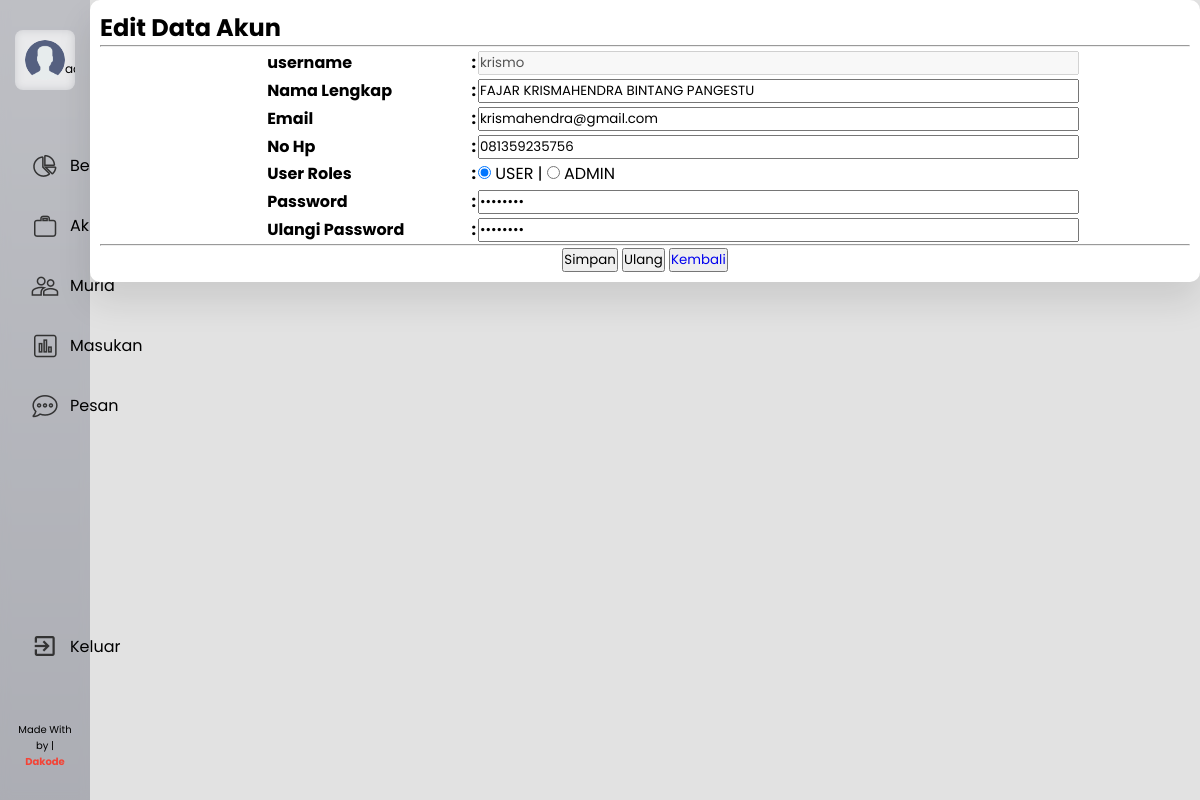
Screenshot of /admin/e-account.php?id=1 (signed in) with the database file from the repository.
### tables this page shows
CREATE TABLE `users` (
  `id` int(11) NOT NULL,
  `username` varchar(15) NOT NULL,
  `nama` varchar(60) DEFAULT NULL,
  `email` varchar(50) NOT NULL,
  `nohp` varchar(15) NOT NULL,
  `user_roles` varchar(5) NOT NULL DEFAULT 'user',
  `password` varchar(255) NOT NULL,
  `students_id` int(11) DEFAULT NULL,
  `created_at` timestamp NOT NULL DEFAULT current_timestamp(),
  `updated_at` datetime DEFAULT current_timestamp() ON UPDATE current_timestamp()
);

### admin/e-account.php (the view, shortened to what this page needs)
<?php
	if (isset($_SESSION['id']) && isset($_SESSION['nama']) && isset($_SESSION['email']) && isset($_SESSION['username'])) {
?>
<!DOCTYPE html>
<html>
<head>
	<link rel="stylesheet" href="../css/cms-style.css">
</head>
<body>
	<section class="header-sec">
		<div class="header" id="header">
			<div class="side-nav">
				<div class="user">
					<img src="../images/user-default.png" class="user-img">
				</div>
				<ul>
					<li><img src="../images/dashboard.png"><a href="cms-index.php">Beranda</a></li>
					<li><img src="../images/projects.png"><a href="i-account.php?page-nr=1">Akun</a></li>
					<li><img src="../images/members.png"><a href="i-student.php?page-nr=1">Murid</a></li>
					<li><img src="../images/reports.png"><a href="i-comment.php?page-nr=1">Masukan</a></li>
					<li><img src="../images/messages.png"><a href="i-message.php?page-nr=1">Pesan</a></li>
				</ul>
				<ul class="logout">
					<li><img src="../images/logout.png"><a href="../Models/logout.php">Keluar</a></li>
				</ul>
			</div>
		</div>
	</section>
	<section class="forms">
		<h2>Edit Data Akun</h2>
		<hr>
		<?php
            include('../Models/connect_db.php');
            $id = $_GET['id'];
            $sql = "SELECT users.*,students.namalengkap FROM students JOIN users ON students.id = users.students_id WHERE users.id = '$id'";
            $query = mysqli_query($conn, $sql);
			if ($query->num_rows > 0) {
			    $row = mysqli_fetch_assoc($query);
			}
			function active_radio_btn($value, $input){
                $result = $value == $input ? 'checked':'';
                return ($result);
            }
        ?>
		<div align="center">
			<form name="form-new" action="u-account.php" method="POST">
				<table align="" width="80%">
					<tr>
						<td width="7%"></td>
                    	<td width="25%"><b>username</b></td>
                    	<td><b>:</b></td>
						<td><input type="text" name="username" size="50" autocomplete="off" required maxlength="15" minlength="" value="<?php echo $row['username']; ?>" disabled></td>
					</tr>
					<tr>
						<td width="7%"></td>
                    	<td width="25%"><b>Nama Lengkap</b></td>
                    	<td><b>:</b></td>
						<td><input type="text" name="nama" size="50" autocomplete="off" required maxlength="60" minlength="" value="<?php echo $row['nama']; ?>"></td>
					</tr>
					<tr>
						<td width="7%"></td>
                    	<td width="25%"><b>Email</b></td>
                    	<td><b>:</b></td>
						<td><input type="email" name="email" size="50" autocomplete="off" required maxlength="30" minlength="" value="<?php echo $row['email']; ?>"></td>
					</tr>
					<tr>
						<td width="7%"></td>
                    	<td width="25%"><b>No Hp</b></td>
                    	<td><b>:</b></td>
						<td><input type="tel" name="nohp" size="50" autocomplete="off" required maxlength="15" minlength="" value="<?php echo $row['nohp']; ?>"></td>
					</tr>
					<tr>
						<td width="7%"></td>
                    	<td width="25%"><b>User Roles</b></td>
                    	<td><b>:</b></td>
						<td>
                            <input type="radio" name="user_roles" value="user" <?php echo active_radio_btn("user", $row['user_roles']);?>> USER |
                            <input type="radio" name="user_roles" value="admin" <?php echo active_radio_btn("admin", $row['user_roles']);?>> ADMIN
                        </td>
					</tr>
					<tr>
						<td width="7%"></td>
                    	<td width="25%"><b>Password</b></td>
                    	<td><b>:</b></td>
						<td><input type="password" name="password" size="50" autocomplete="off" required maxlength="25" minlength="" value="<?php echo $row['password']; ?>"></td>
					</tr>
					<tr>
						<td width="7%"></td>
                    	<td width="25%"><b>Ulangi Password</b></td>
                    	<td><b>:</b></td>
						<td><input type="password" name="password" size="50" autocomplete="off" required maxlength="25" minlength="" value="<?php echo $row['password']; ?>"></td>
					</tr>
				</table>
				<hr>
				<input type="submit" value="Simpan">
				<input type="reset" value="Ulang">
				<button><a id="button-links" href="i-account.php?page-nr=1">Kembali</a></button>
			</form>
		</div>
	</section>
</body>
</html>
<?php } else{
	echo "<script type='text/javascript'>alert('Please check again!');</script>";
}?>

### css/cms-style.css (style rules this page uses)
* { margin: 0; padding: 0; box-sizing: border-box; font-family: 'Poppins', sans-serif; }
body { display: flex; flex-direction: row; background: rgb(226, 226, 226); }
.header { width: 90px; height: 100vh; background-image: linear-gradient(rgba(4, 9, 30, 0.6), rgba(4, 9, 30, 0.8)),url(../images/banner.png); background-position: center; background-size: cover; transition: width 0.7s; }
.side-nav { width: 90px; height: 100%; position: fixed; top: 0; left: 0; padding: 30px 15px; background: rgba(255, 255, 255, 0.6); backdrop-filter: blur(5px); display: flex; justify-content: space-between; flex-direction: column; transition: width 0.7s; }
.user { display: flex; align-items: center; justify-content: space-between; width: 60px; font-size: 12px; padding: 10px; border-radius: 8px; margin-left: auto; margin-right: auto; overflow: hidden; }
.user-img { width: 40px; border-radius: 50%; margin: auto; }
.logout { list-style: none; padding-top: 120px; }
ul { list-style: none; padding: 0 15px; }
ul li { margin: 30px 0; display: flex; align-items: center; justify-content: center; cursor: pointer; }
ul li img { width: 30px; margin-right: 0; }
.table a, td { text-decoration: none; }
.forms { position: relative; padding: 10px; width: 100%; display: flex; flex-direction: column; height: 88%; background: #fff; color: #000; border-radius: 10px; box-shadow: 0 20px 35px rgba(0, 0, 0, 0.1); }
.forms #button-links { text-decoration: none; }

### rows the page displays
users: username "krismo", nama "FAJAR KRISMAHENDRA BINTANG PANGESTU", email "krismahendra@gmail.com", nohp "081359235756"
